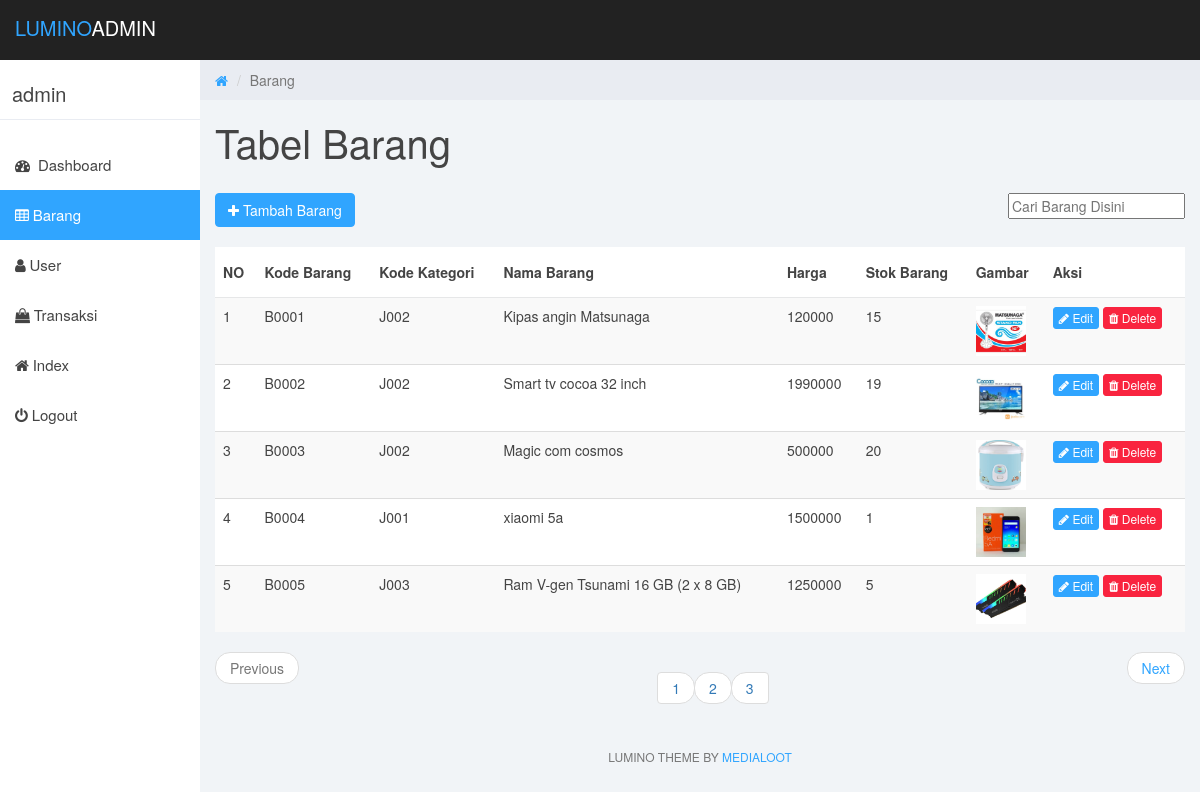
Page /admin/barang.php (signed in) on the committed database.
### tables this page shows
CREATE TABLE `barang` (
  `K_barang` varchar(5) NOT NULL,
  `kode_kategori` varchar(10) NOT NULL,
  `N_barang` varchar(60) NOT NULL,
  `harga` double NOT NULL,
  `stock` int(11) NOT NULL,
  `gambar` varchar(50) NOT NULL
);

### admin/fungsi.php (called while the page is built, shortened)
<?php
	$servername = "localhost";
    $username = "root";
    $password = "";
    $dbname = "akhir";
    $koneksi = mysqli_connect("$servername","$username","$password","$dbname") or die("gagal");
function lihat($query){
	global $koneksi;
	$hasil=mysqli_query($koneksi,$query);
	$rows=[];
	while ($baris=mysqli_fetch_assoc($hasil)) {
		$rows[]=$baris;
	}
	return $rows;
}
?>

### admin/barang.php (the view, shortened to what this page needs)
<?php
$hal="barang";
include '../template/header.php';
require 'fungsi.php';
$jumlahdataperhalaman=5;
$jumlahdata=count(lihat("SELECT * FROM barang"));
$jumlahhalaman=ceil($jumlahdata/$jumlahdataperhalaman);
$halamanaktif=(isset($_GET["page"])) ? $_GET["page"] : 1;
$awaldata=($jumlahdataperhalaman * $halamanaktif) - $jumlahdataperhalaman;
$data=lihat("SELECT * FROM barang LIMIT $awaldata,$jumlahdataperhalaman");
?>
<div class="col-sm-9 col-sm-offset-3 col-lg-10 col-lg-offset-2 main">
		<div class="row">
			<ol class="breadcrumb">
				<li><a href="#">
					<em class="fa fa-home"></em>
				</a></li>
				<li class="active">Barang</li>
			</ol>
		</div>
		<div class="row">
			<div class="col-lg-12">
				<h1 class="page-header">Tabel Barang</h1>
			</div>
		</div>
		<div class="row">
			<div class="col-lg-12">
        <a href="#" class="btn btn-primary" data-toggle="modal" data-target="#tambahuser"><i class="fa fa-plus"></i> Tambah Barang</a>
        <input class="pull-right" type="text" name="caribarang" id="keyword" placeholder="Cari Barang Disini">
			</div>
		</div>
    <br>
		<div id="asek">
  		<table class="table table-striped">
    		<thead>
     		 <tr>
       			 <th>NO</th>
       			 <th>Kode Barang</th>
       			 <th>Kode Kategori</th>
       			 <th>Nama Barang</th>
       			 <th>Harga</th>
       			 <th>Stok Barang</th>
       			 <th>Gambar</th>
       			 <th>Aksi</th>
     		 </tr>
    	</thead>
    	<tbody>
    		<?php
        if ($halamanaktif>1) {
          $i=(($jumlahdataperhalaman * $halamanaktif) - $jumlahdataperhalaman)+1;
         }else{
          $i=1;
      }?>
			<?php foreach ($data as $d) : ?>
     		 <tr>
     		   <td><?php echo "$i"; ?></td>
      		   <td><?php echo $d["K_barang"]; ?></td>
       		   <td><?php echo $d["kode_kategori"]; ?></td>
       		   <td><?php echo $d["N_barang"]; ?></td>
       		   <td><?php echo $d["harga"]; ?></td>
       		   <td><?php echo $d["stock"]; ?></td>
       		   <td><img src="../upload/<?php echo $d["gambar"]; ?>" width="50px" height="50px"></td>
       		   <td><a href="#" class="btn btn-primary btn-flat btn-xs" data-toggle="modal" data-target="#updateuser<?php echo $i; ?>"><i class="fa fa-pencil"></i> Edit</a>
                  <a href="#" class="btn btn-danger btn-flat btn-xs" data-toggle="modal" data-target="#deleteuser<?php echo $i; ?>"><i class="fa fa-trash"></i> Delete</a>
                    </td>
                  </tr>
    	    <?php $i++; ?>
			<?php endforeach ?>
      </tbody>
  		</table>
      <ul class="pager">
                  <?php if ($halamanaktif>1) : ?>
                      <li class="previous"><a href="?page=<?php echo ($halamanaktif-1) ?>">Previous</a></li>
                    <?php else : ?>
                        <li class="disabled previous"><a href="#">Previous</a></li>
                    <?php endif ?>
                    <ul class="pagination">
                    <?php for ($i=1; $i <=$jumlahhalaman ; $i++) { ?>
                        <li><a href="?page=<?php echo $i; ?>"><?php echo $i; ?></a></li>
                    <?php  } ?>
                    </ul>
                    <?php if ($halamanaktif<$jumlahhalaman) : ?>
                        <li class="next"><a href="?page=<?php echo ($halamanaktif+1) ?>">Next</a></li>
                    <?php else : ?>
                        <li class="disabled next"><a href="#" aria-label="next">Next</a></li>
                    <?php endif ?>
      </ul>
		</div>
<?php include '../template/footer.php' ?>

### template/header.php (shortened to what this page needs)
<!DOCTYPE html>
<html>
<head>
	<link href="../css/bootstrap.min.css" rel="stylesheet">
	<link href="../css/font-awesome.min.css" rel="stylesheet">
	<link href="../css/datepicker3.css" rel="stylesheet">
	<link href="../css/styles.css" rel="stylesheet">
</head>
<body>
	<nav class="navbar navbar-custom navbar-fixed-top" role="navigation">
		<div class="container-fluid">
			<div class="navbar-header">
				<a class="navbar-brand" href="#"><span>Lumino</span>Admin</a>
			</div>
		</div>
	</nav>
	<div id="sidebar-collapse" class="col-sm-3 col-lg-2 sidebar">
		<div class="profile-sidebar">
			<div class="profile-usertitle">
				<div class="profile-usertitle-name"><?php echo $_SESSION["nama"]; ?></div>
			</div>
		</div>
		<ul class="nav menu">
			<?php if ($hal=="index") {
				echo '<li class="active"><a href="index.php"><em class="fa fa-dashboard">&nbsp;</em> Dashboard</a></li>';
			}else{
				echo '<li><a href="index.php"><em class="fa fa-dashboard">&nbsp;</em> Dashboard</a></li>';
			} ?>
			<?php if ($hal=="barang") {
				echo '<li class="active"><a href="barang.php"><em class="fa fa-table">&nbsp;</em>Barang</a></li>';
			}else{
				echo '<li><a href="barang.php"><em class="fa fa-table">&nbsp;</em>Barang</a></li>';
			} ?>
			<?php if ($hal=="user") {
				echo '<li class="active"><a href="user.php"><em class="fa fa-user">&nbsp;</em>User</a></li>';
			}else{
				echo '<li><a href="user.php"><em class="fa fa-user">&nbsp;</em>User</a></li>';
			} ?>
			<?php if ($hal=="transaksi") {
				echo '<li class="active"><a href="transaksi.php"><em class="fa fa-shopping-bag">&nbsp;</em>Transaksi</a></li>';
			}else{
				echo '<li><a href="transaksi.php"><em class="fa fa-shopping-bag">&nbsp;</em>Transaksi</a></li>';
			} ?>
			<li><a href="../index.php"><em class="fa fa-home">&nbsp;</em>Index</a></li>
			<li>
				<a href="logout.php"><em class="fa fa-power-off">&nbsp;</em>Logout</a>
			</li>
		</ul>
	</div>

### template/footer.php (shortened to what this page needs)
<div class="col-sm-12">
				<p class="back-link">Lumino Theme by <a href="https://www.medialoot.com">Medialoot</a></p>
			</div>
		</div>
</body>
</html>

### css/styles.css (style rules this page uses)
body { background: #f1f4f7; padding-top: 60px; font-size: 14px; color: #444444; font-family: "Montserrat", "Helvetica Neue", Helvetica, Arial, sans-serif; }
p { color: #777; }
a, a:hover, a:focus { color: #30a5ff; }
h1, h2, h3, h4, h5, h6 { color: #444444; }
h1 { font-weight: 300; font-size: 40px; }
.navbar-custom { background: #222; height: 60px; }
.navbar-header .navbar-brand { color: #fff; font-size: 20px; text-transform: uppercase; font-weight: 500; height: 60px; padding-top: 18px; }
.navbar-header .navbar-brand span { color: #30a5ff; }
.btn-primary, .btn-primary:hover, .btn-primary:focus, .btn-primary:active, .btn-primary.active, .open > .dropdown-toggle.btn-primary, .btn-primary.disabled, .btn-primary[disabled], fieldset[disabled] .btn-primary, .btn-primary.disabled:hover, .btn-primary[disabled]:hover, fieldset[disabled] .btn-primary:hover, .btn-primary.disabled:focus, .btn-primary[disabled]:focus, fieldset[disabled] .btn-primary:focus, .btn-primary.disabled:active, .btn-primary[disabled]:active, fieldset[disabled] .btn-primary:active, .btn-primary.disabled.active, .btn-primary[disabled].active, fieldset[disabled] .btn-primary.active { background-color: #30a5ff; border-color: #30a5ff; }
.btn-danger, .btn-danger:hover, .btn-danger:focus, .btn-danger:active, .btn-danger.active, .open > .dropdown-toggle.btn-danger, .btn-danger.disabled, .btn-danger[disabled], fieldset[disabled] .btn-danger, .btn-danger.disabled:hover, .btn-danger[disabled]:hover, fieldset[disabled] .btn-danger:hover, .btn-danger.disabled:focus, .btn-danger[disabled]:focus, fieldset[disabled] .btn-danger:focus, .btn-danger.disabled:active, .btn-danger[disabled]:active, fieldset[disabled] .btn-danger:active, .btn-danger.disabled.active, .btn-danger[disabled].active, fieldset[disabled] .btn-danger.active { background-color: #f9243f; border-color: #f9243f; }
.navbar { border: 0; }
.sidebar { display: block; padding: 0; display: none; box-shadow: none; background: #fff; }
.sidebar ul { margin: 20px 0px; }
@media (min-width: 768px) { .sidebar { display: block; position: fixed; top: 60px; bottom: 0; left: 0; z-index: 1000; display: block; margin: 0; padding: 0; overflow-x: hidden; overflow-y: auto; } }
@media (min-width: 768px) { .navbar-header { width: 100%; } }
.sidebar ul.nav .active a, .sidebar ul.nav li.parent a.active, .sidebar ul.nav .active > a:hover, .sidebar ul.nav li.parent a.active:hover, .sidebar ul.nav .active > a:focus, .sidebar ul.nav li.parent a.active:focus { color: #fff; background-color: #30a5ff; }
.sidebar ul.nav li a { height: 50px; font-size: 15px; line-height: 2em; color: #444444; }
.profile-sidebar { padding: 10px 0; border-bottom: 1px solid #e9ecf2; }
.profile-usertitle { float: left; text-align: left; margin: 10px 0 0 12px; }
.profile-usertitle-name { font-size: 20px; margin-bottom: 0px; }
.breadcrumb { border-radius: 0; padding: 10px 15px 10px 15px; background: #e9ecf2; margin: 0; }
h1.page-header { margin-top: 20px; border-bottom: 0; }
.table { background: #fff; }
.table > thead > tr > th { border-bottom: 1px solid #e6e7e8; vertical-align: middle; height: 50px; }
p.back-link { text-align: center; margin-bottom: 20px; font-size: 12px; text-transform: uppercase; }

### rows in the picture
barang: K_barang "B0001", kode_kategori "J002", N_barang "Kipas angin Matsunaga", harga "120000", stock "15", gambar (picture)
barang: K_barang "B0002", kode_kategori "J002", N_barang "Smart tv cocoa 32 inch", harga "1990000", stock "19", gambar (picture)
barang: K_barang "B0003", kode_kategori "J002", N_barang "Magic com cosmos", harga "500000", stock "20", gambar (picture)
barang: K_barang "B0004", kode_kategori "J001", N_barang "xiaomi 5a", harga "1500000", stock "1", gambar (picture)
barang: K_barang "B0005", kode_kategori "J003", N_barang "Ram V-gen Tsunami 16 GB (2 x 8 GB)", harga "1250000", stock "5", gambar (picture)

### other values in the picture
$_SESSION["nama"] "admin"
